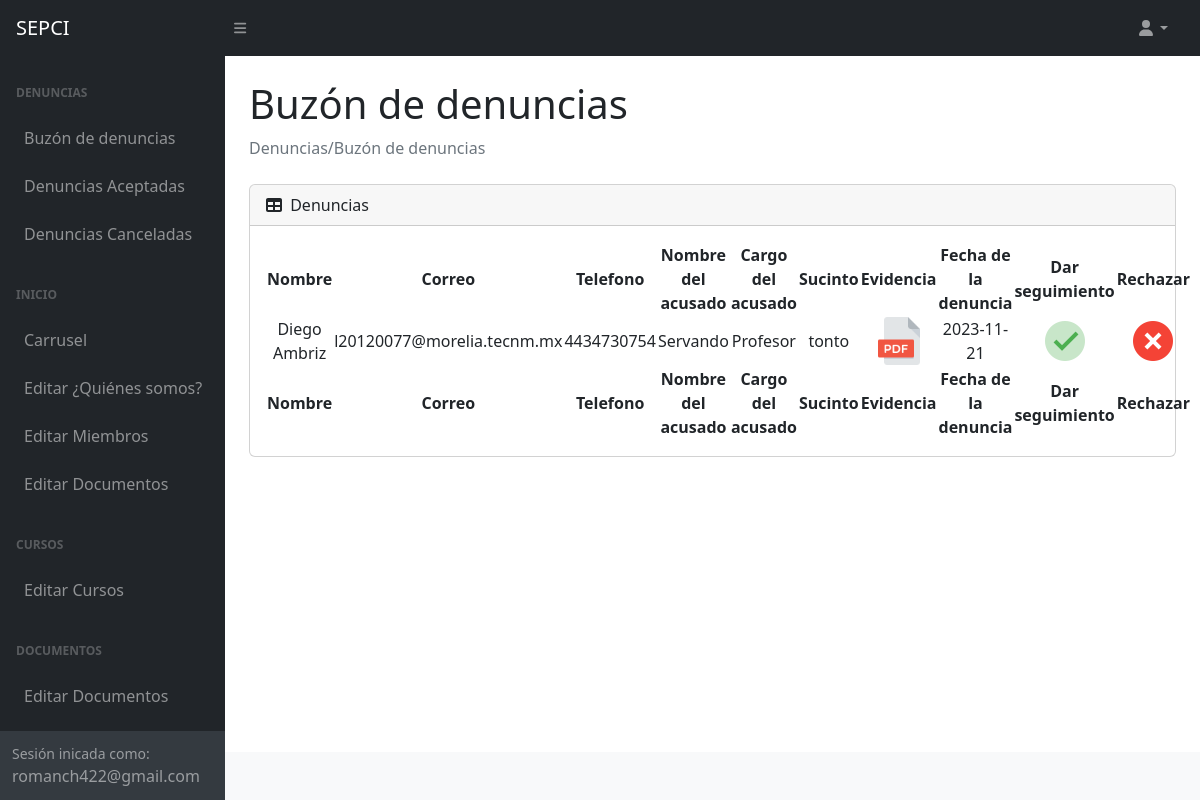
Page /Admin/Panel/index.php (signed in) on the committed database.
### tables this page shows
CREATE TABLE `complaints` (
  `id_complaint` int(11) NOT NULL,
  `full_name` varchar(100) DEFAULT NULL,
  `mail` varchar(50) DEFAULT NULL,
  `tel_number` varchar(10) NOT NULL,
  `full_nameA` varchar(100) NOT NULL,
  `positionA` varchar(50) NOT NULL,
  `succint` mediumtext NOT NULL,
  `evidence` varchar(100) DEFAULT NULL,
  `date` date NOT NULL,
  `status` int(11) NOT NULL
);

### php/DBManager/open.php (called while the page is built, shortened)
<?php
    if(isset($_SESSION['name'])){
        return $sesion=true;
    }else{
        return $sesion=false;
    }
?>

### php/DBManager/DBManager.php (called while the page is built, shortened)
<?php
class DBManager
{
    private function open()
    {
        $link = mysqli_connect("127.0.0.1","qysug","9@s659R9","sepci") or die('Error connecting to Data Base');
        return $link;
    }
    public function showComplaints()
    {
        $link = $this->open();
        $query = "SELECT full_name, mail, tel_number, full_nameA, positionA, succint, evidence, date, id_complaint  FROM complaints WHERE status=0";
        $result = $link->query($query);
        return $result;
    }
    }
?>

### php/DBManager/endPointComplain.php (called while the page is built)
<?php
require 'DBManager.php';
$db = new DBMAnager();
$data = $db->showComplaints();
?>

### Admin/Panel/index.php (the view, shortened to what this page needs)
<?php
include("../../php/DBManager/open.php");
if ($sesion) {
    ?>
<!DOCTYPE html>
<html lang="es">
<head>
    <link href="https://cdn.jsdelivr.net/npm/simple-datatables@7.1.2/dist/style.min.css" rel="stylesheet" />
    <link href="css/styles.css" rel="stylesheet" />
</head>
<body class="sb-nav-fixed">
    <nav class="sb-topnav navbar navbar-expand navbar-dark bg-dark">
        <a class="navbar-brand ps-3" href="index.php">SEPCI</a>
        <button class="btn btn-link btn-sm order-1 order-lg-0 me-4 me-lg-0" id="sidebarToggle" href="#!"><i
                class="fas fa-bars"></i></button>
        <ul class="navbar-nav ms-auto ms-md-8 me-3 me-lg-4">
            <li class="nav-item dropdown">
                <a class="nav-link dropdown-toggle" id="navbarDropdown" href="#" role="button" data-bs-toggle="dropdown"
                    aria-expanded="false"><i class="fas fa-user fa-fw"></i></a>
            </li>
        </ul>
    </nav>
    <div id="layoutSidenav">
        <div id="layoutSidenav_nav">
            <nav class="sb-sidenav accordion sb-sidenav-dark" id="sidenavAccordion">
                <div class="sb-sidenav-menu">
                    <div class="nav">
                        <div class="sb-sidenav-menu-heading">Denuncias</div>
                        <a class="nav-link" href="index.php">
                            Buzón de denuncias
                        </a>
                        <a class="nav-link" href="complaintAcept.php">
                            Denuncias Aceptadas
                        </a>
                        <a class="nav-link" href="complaintCancel.php">
                            Denuncias Canceladas
                        </a>
                        <div class="sb-sidenav-menu-heading">Inicio</div>
                        <a class="nav-link" href="SliderCRUD.php">
                            Carrusel
                        </a>
                        <a class="nav-link" href="QuienesSomos.php">
                            Editar ¿Quiénes somos?
                        </a>
                        <a class="nav-link" href="Miembros.php">
                            Editar Miembros
                        </a>
                        <a class="nav-link" href="EditarDocumentos.php">
                            Editar Documentos
                        </a>
                        <div class="sb-sidenav-menu-heading">Cursos</div>
                        <a class="nav-link" href="Cursos.php">
                            Editar Cursos
                        </a>
                        <div class="sb-sidenav-menu-heading">Documentos</div>
                        <a class="nav-link" href="Documentos.php">
                            Editar Documentos
                        </a>
                    </div>
                </div>
                <div class="sb-sidenav-footer">
                    <div class="small">Sesión inicada como:</div>
                    <?php echo $_SESSION['name']; ?>
                </div>
            </nav>
        </div>
        <div id="layoutSidenav_content">
            <main>
                <div class="container-fluid px-4">
                    <h1 class="mt-4">Buzón de denuncias</h1>
                    <ol class="breadcrumb mb-4">
                        <li class="breadcrumb-item active">Denuncias/Buzón de denuncias</li>
                    </ol>
                    <div class="card mb-4">
                        <div class="card-header">
                            <i class="fas fa-table me-1"></i>
                            Denuncias
                        </div>
                        <div class="card-body">
                            <table id="datatablesSimple" style="text-align:center">
                                <thead>
                                    <tr>
                                        <th>Nombre</th>
                                        <th>Correo</th>
                                        <th>Telefono</th>
                                        <th>Nombre del acusado</th>
                                        <th>Cargo del acusado</th>
                                        <th>Sucinto</th>
                                        <th>Evidencia</th>
                                        <th>Fecha de la denuncia</th>
                                        <th>Dar seguimiento</th>
                                        <th>Rechazar</th>
                                    </tr>
                                </thead>
                                <tfoot>
                                    <tr>
                                        <th>Nombre</th>
                                        <th>Correo</th>
                                        <th>Telefono</th>
                                        <th>Nombre del acusado</th>
                                        <th>Cargo del acusado</th>
                                        <th>Sucinto</th>
                                        <th>Evidencia</th>
                                        <th>Fecha de la denuncia</th>
                                        <th>Dar seguimiento</th>
                                        <th>Rechazar</th>
                                    </tr>
                                </tfoot>
                                <tbody>
                                    <?php
                                        include_once '../../php/DBManager/endPointComplain.php';
                                        while ($row = $data->fetch_assoc()) {
                                            ?>
                                    <tr>
                                        <td>
                                            <?php echo $row['full_name'] ?>
                                        </td>
                                        <td>
                                            <?php echo $row['mail'] ?>
                                        </td>
                                        <td>
                                            <?php echo $row['tel_number'] ?>
                                        </td>
                                        <td>
                                            <?php echo $row['full_nameA'] ?>
                                        </td>
                                        <td>
                                            <?php echo $row['positionA'] ?>
                                        </td>
                                        <td>
                                            <?php echo $row['succint'] ?>
                                        </td>
                                        <td>
                                            <a target="_blank"
                                                href="<?php echo '../../pdf/Complains/' . $row['evidence']; ?>">
                                                <img src="../../img/pdf.png" width="48px" height="48px">
                                            </a>
                                        </td>
                                        <td>
                                            <?php echo $row['date'] ?>
                                        </td>
                                        <td>
                                            <a style="cursor: pointer"
                                                href="../../php/DBManager/actionComplaintAcept.php?id=<?php echo $row['id_complaint'] ?>">
                                                <img src="../../img/aceptar.png">
                                            </a>
                                        </td>
                                        <td>
                                            <a style="cursor: pointer"
                                                href="../../php/DBManager/actionComplaintCancel.php?id=<?php echo $row['id_complaint'] ?>">
                                                <img src="../../img/cancelar.png">
                                            </a>
                                        </td>
                                    </tr>
                                    <?php
                                        }
                                        ?>
                                </tbody>
                            </table>
                        </div>
                    </div>
                </div>
            </main>
            <footer class="py-4 bg-light mt-auto">
            </footer>
        </div>
    </div>
</body>
</html>
<?php
} else {
    header('Location: ../login.php');
}
?>

### rows in the picture
complaints: full_name "Diego Ambriz", mail "l20120077@morelia.tecnm.mx", tel_number "4434730754", full_nameA "Servando", positionA "Profesor", succint "tonto", date "2023-11-21"

### other values in the picture
$_SESSION['name'] "romanch422@gmail.com"
